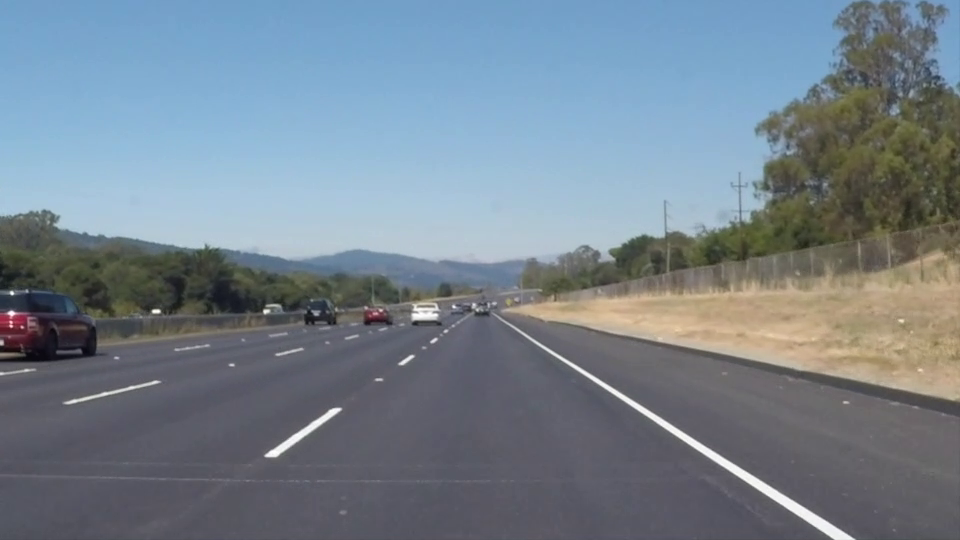
#> input picture frame 22 of visao_computacional/teste_hsl/solidWhiteRight.mp4, 960 x 540 px, given in place of nissan.mp4, which was not available
$ python deteccaoVideoBlobDetector.py   (Python 2 division)   (older library calls are emulated)
#> lines starting #> are read from the running program, lines starting #| are printed output that depends on the picture; after the words box and inside, x2 and y2 are one past the last pixel; in counts of white or black regions, pixels touching at a corner belong together; pictures that were not available may be replaced by others from this repository, and a replacement may not be noted
### visao_computacional/calibracaoDeteccaoDeLinhas/util.py
# encoding: utf-8
import numpy as np
import cv2 as cv
import math
from time import sleep

# [6 lines left out: function ROIporPorcentagem, not called in this run]

class roiObject:
    """recebe a imagem da qual se quer fazer uma roi e as coordenadas dadas em porcentagem e cria um objeto
    """
    # [7 lines left out: function _init_, not called in this run]

    def getRoi(self):
        return self.roi

    # [12 lines left out: functions getAbsCoord, mantemFps, not called in this run]

def nothing(x):
    """função que faz nada para passar para os sliders com ação automática"""
    pass

# [25 lines left out: functions distanciaEntrePontos, anguloDoRetangulo, escreveTexto, not called in this run]

def desenhaRetangulos(imgOriginal,thresh,contourAreaMin=0,contourAreaMax=20000,anguloMin=0,anguloMax=180):
    """Recebe a imagem original e uma imagem binarizada. Na imagem binarizada são encontrados retângulos, que são desenhados na imagem original, caso se encontrem nos limites dados pelos argumentos
    """
    img = imgOriginal.copy()

    #lida com problemas de versao
    try:
        _, contours, _ = cv.findContours(thresh,cv.RETR_EXTERNAL,cv.CHAIN_APPROX_SIMPLE)
    except:
        contours, _ = cv.findContours(thresh,cv.RETR_EXTERNAL,cv.CHAIN_APPROX_SIMPLE)


    cor = (0,0,255)#cor do retangulo que encompassa semaforo

    #para cada contorno detectado encontra um bounding box
    for contour in contours:
        areaContour = cv.contourArea(contour)

        if areaContour<contourAreaMin or areaContour>contourAreaMax:
            continue #vai para próximo item do loop for sem desenhar o retangulo

        retangulo = cv.minAreaRect(contour)
        coordY = (int)(retangulo[0][0])
        coordX = (int)(retangulo[0][1])
        angulo = anguloDoRetangulo(retangulo)

        if angulo<anguloMin or angulo>anguloMax:
            continue #vai para próximo item do loop for sem desenhar o retangulo
        escreveTexto(img,(str)(angulo),(coordY,coordX))

        #lida com problemas de versao
        try:
            caixa = cv.boxPoints(retangulo)
        except:
            caixa = cv.cv.BoxPoints(retangulo)

        caixa = np.int0(caixa)
        cv.drawContours(img,[caixa],0,cor,3)

    return img

# [12 lines left out: function calculaMatrizBEV, not called in this run]


def criaERedimensionaJanelas(nomeJanela,dimensoes):
    cv.namedWindow(nomeJanela,cv.WINDOW_NORMAL)
    cv.resizeWindow(nomeJanela, dimensoes)

#funções abaixo só são realizadas se o tamanho do kernel não for -1, apenas para calibração
def blur(img,kernelSize):
    if kernelSize == -1:
        return img
    else:
        return cv.GaussianBlur(img,(kernelSize,kernelSize),0)

def opening(img,kernelSize):
    if kernelSize == -1:
        return img
    else:
        kernel = np.ones((kernelSize,kernelSize),np.uint8)
        return cv.morphologyEx(img, cv.MORPH_OPEN, kernel)

# [34 lines left out: functions sobelXY, imagemVazia, desenhaHoughLines, not called in this run]

def filtragemBlobParametros(faixaMinPixels,faixaMaxPixels,faixaMinInertia,faixaMaxInertia):
    parametros = cv.SimpleBlobDetector_Params()

    parametros.minThreshold = 10
    parametros.minThreshold = 200

    parametros.filterByArea = True
    parametros.minArea = faixaMinPixels
    parametros.maxArea = faixaMaxPixels

    #taxa de inercia baixo => objeto alongado ; taxa de inercia alto => objeto arredondado
    parametros.filterByInertia = True
    parametros.minInertiaRatio = faixaMinInertia
    parametros.maxInertiaRatio = faixaMaxInertia

    parametros.filterByConvexity = False
    parametros.filterByCircularity = False

    return parametros

### visao_computacional/calibracaoDeteccaoDeLinhas/deteccaoVideoBlobDetector.py
# encoding: utf-8
import numpy as np
import cv2 as cv
from util import *
from time import clock

"""
Código para calibração do detector de linhas da pista por blob detector.

Ao executar, mova as janelas porque elas começam em cima uma das outras

O blob detector separa regiões de pixels por algumas propriedades, esclohendo valores de mínimo e máximo para estas. Foram usados área e inércia.

A inércia se refere ao quão alongado um objeto é. Valores baixos são objetos mais alongados e os altos são objetos mais arredondados. Com isso já dá para separar um pouco o que é uma faixa e o que é brilho do sol
"""


numeroDeSets = 3
numeroDeImagens = 21
path = './videos/'
video = 'nissan.mp4'


#cria janela para parâmetros
wnd = 'Parametros'
cv.namedWindow(wnd)

#cria um slider para cada parâmetro


thValueBar = 'valor Threshold'
cv.createTrackbar(thValueBar, wnd,199,255,nothing)

blurKernelBar = 'tamanho do kernel para blur(2k-1)'
cv.createTrackbar(blurKernelBar, wnd,0,10,nothing)
#> slider 'tamanho do kernel para blur(2k' is set to 3

openingKernelBar = 'tamanho do kernel para opening(2k-1)'
cv.createTrackbar(openingKernelBar, wnd,0,10,nothing)
#> slider 'tamanho do kernel para opening' is set to 3

faixaMinAreaBar = 'Area minima'
cv.createTrackbar(faixaMinAreaBar, wnd,56,10000,nothing)

faixaMaxAreaBar = 'Area maxima'
cv.createTrackbar(faixaMaxAreaBar, wnd,1771,10000,nothing)

faixaMinInertiaBar = 'Inercia minima(%)'
cv.createTrackbar(faixaMinInertiaBar, wnd,0,100,nothing)
#> slider 'Inercia minima(%)' is set to 20

faixaMaxInertiaBar = 'Inercia maxima(%)'
cv.createTrackbar(faixaMaxInertiaBar, wnd,23,100,nothing)

rectMinBar = 'Area minima do retangulo'
cv.createTrackbar(rectMinBar, wnd,80,5000,nothing)

rectMaxBar = 'Area maxima do retangulo'
cv.createTrackbar(rectMaxBar, wnd,2000,5000,nothing)

anguloMinBar = 'Angulo minimo'
cv.createTrackbar(anguloMinBar, wnd,0,180,nothing)
#> slider 'Angulo minimo' is set to 36

anguloMaxBar = 'Angulo maximo'
cv.createTrackbar(anguloMaxBar, wnd,180,180,nothing)

#nomes das janelas
#originalWnd = 'Original'
predetectWnd = 'Binarizada'
blobWnd = 'Blob Detector'
#harrisWnd = 'Harris Detection'
imgLimpaWnd = 'Imagem limpa'
retanguloWnd = 'Retangulos'

#cria e muda tamanho das janelas
dimensoes = (600,400)
#criaERedimensionaJanelas(originalWnd,dimensoes)
criaERedimensionaJanelas(predetectWnd,dimensoes)
criaERedimensionaJanelas(blobWnd,dimensoes)
#criaERedimensionaJanelas(harrisWnd,dimensoes)
criaERedimensionaJanelas(retanguloWnd,dimensoes)
criaERedimensionaJanelas(imgLimpaWnd,dimensoes)


tempoAtual = clock()

saiDoLoop = False


while(True):
    cap = cv.VideoCapture(path+video)

    if saiDoLoop:
        break
    while(True):

        #lê parâmetros dos sliders
        thValue = cv.getTrackbarPos(thValueBar, wnd)
        blurKernelSize = 2*cv.getTrackbarPos(blurKernelBar, wnd) - 1
        openingKernelSize = 2*cv.getTrackbarPos(openingKernelBar, wnd) - 1

        faixaMinPixels = cv.getTrackbarPos(faixaMinAreaBar, wnd)
        faixaMaxPixels = cv.getTrackbarPos(faixaMaxAreaBar, wnd)
        faixaMinInertia = 1.0*cv.getTrackbarPos(faixaMinInertiaBar, wnd)/100
        faixaMaxInertia = 1.0*cv.getTrackbarPos(faixaMaxInertiaBar, wnd)/100

        rectMin = cv.getTrackbarPos(rectMinBar, wnd)
        rectMax = cv.getTrackbarPos(rectMaxBar, wnd)
        anguloMin = cv.getTrackbarPos(anguloMinBar, wnd)
        anguloMax = cv.getTrackbarPos(anguloMaxBar, wnd)

        _, image = cap.read()#lê imagem
#> image is the input picture: shape (540, 960, 3); mean B, G, R 141.9, 130.7, 117.7

        #reinicia vídeo ao final
        try:
            gray = cv.cvtColor(image, cv.COLOR_BGR2GRAY)#converte para escala de cinza
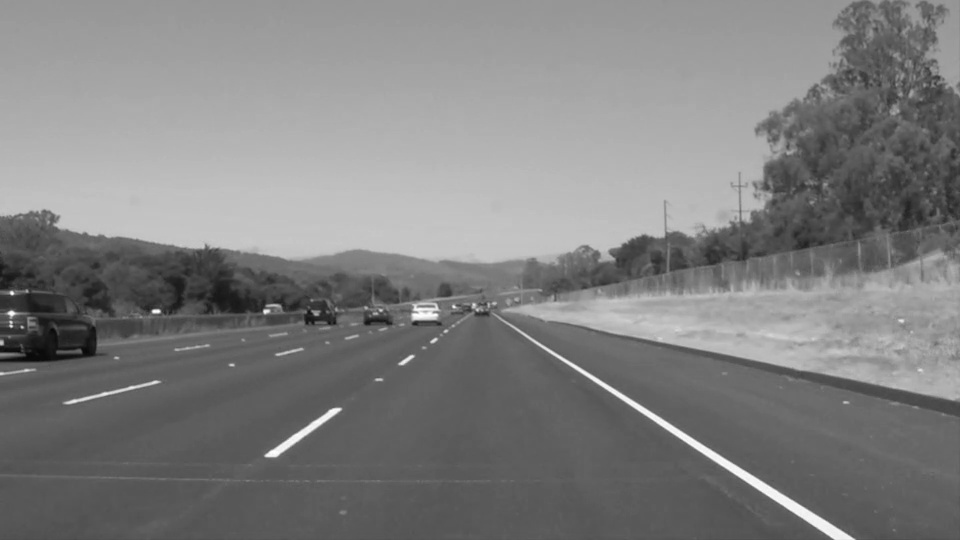
#> gray: shape (540, 960); min 6, max 255, mean 128
        except:

            break

        bl = blur(gray,blurKernelSize)

        ope = opening(bl,openingKernelSize)

        histImg = cv.equalizeHist(ope)
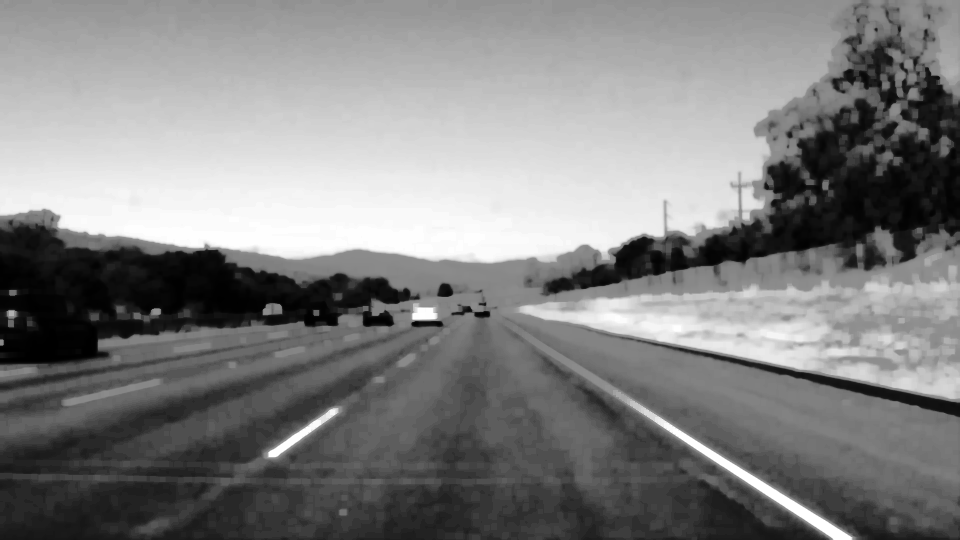
#> histImg: shape (540, 960); min 0, max 255, mean 129.1

        _, thresh = cv.threshold(histImg,thValue,255,cv.THRESH_BINARY)
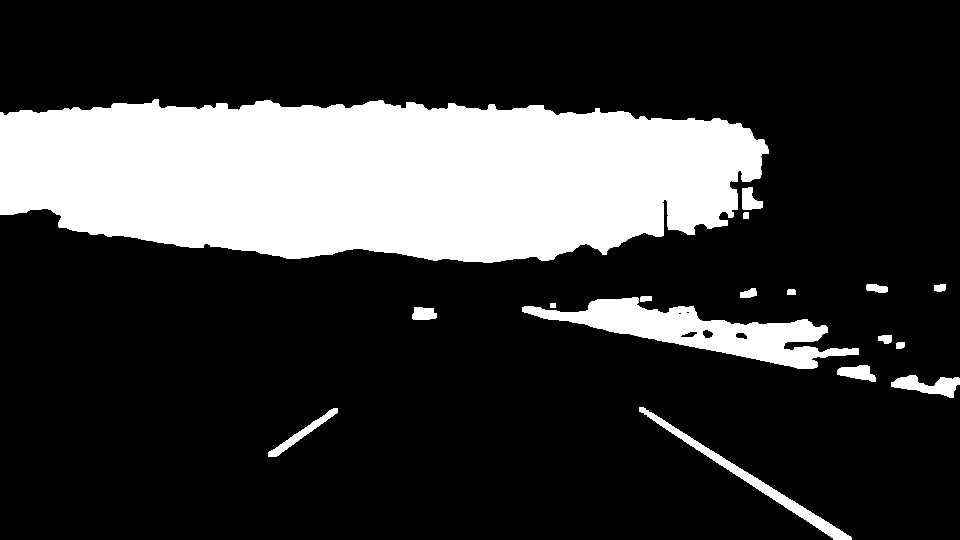
#> thresh: shape (540, 960); 22.2% white; 17 white regions, largest, box (x1, y1, x2, y2) and area: (0, 99, 769, 263) 100960, (522, 297, 859, 369) 8853, (639, 407, 852, 540) 2090

        #cria parâmetros do blob detector
        parametrosBlobDtector = filtragemBlobParametros(faixaMinPixels,faixaMaxPixels,faixaMinInertia,faixaMaxInertia)

        #cria detector com os parâmetros escolhidos
        detector = cv.SimpleBlobDetector_create(parametrosBlobDtector)

        #blob detector detecta regiões escuras então imagem binarizada é invertida
        notThresh = cv.bitwise_not(thresh)

        #realiza detecção som o SimpleBlobDetector
        keypoints = detector.detect(notThresh)
#> keypoints = ()

        #indica os pontos detectados com um círculo vermelho
        original_mais_deteccao = cv.drawKeypoints(image, keypoints, np.array([]), (0,0,255), cv.DRAW_MATCHES_FLAGS_DRAW_RICH_KEYPOINTS)

        #pinta toda região detectada pelo blob detector de cinza
        newThresh = thresh.copy()
        for kp in keypoints:
            y,x = kp.pt
            if thresh[(int)(x),(int)(y)]==255:#evita acidentalmente pintar fora da área desejada
                cv.floodFill(newThresh, None, ((int)(y),(int)(x)), 125)
#> this loop made 0 passes

        #cria uma imagem que contém apenas a região cinza, ou seja, o que foi detectado pelo blob detector
        newThresh = cv.inRange(newThresh,124,126)
#> newThresh: shape (540, 960); every value is 0

        #desenha os retângulos em image com o que foi detectado em newTrhesh, terceiro e quarto argumentos são área mínima e máxima do retângulo. Quinto e sexto argumentos são os ângulos mínimo e máximo do retângulo
        imgRetangulos = desenhaRetangulos(image,newThresh,rectMin,rectMax,anguloMin,anguloMax)
#> in desenhaRetangulos, `_, contours, _ = cv.findContours(thresh,cv.RETR_EXTERNAL,cv.CHAIN_APPR..`: contours = []


        #mostra imagens desejadas
        #cv.imshow(originalWnd,image)
        cv.imshow(predetectWnd,thresh)
        cv.imshow(blobWnd,original_mais_deteccao)
        cv.imshow(retanguloWnd,imgRetangulos)
        cv.imshow(imgLimpaWnd,newThresh)

        if cv.waitKey(1) & 0xFF == ord('q'):#pára código ao apertar 'q'
#> (key q is pressed here)
            saiDoLoop = True
            break

        if cv.waitKey(1) & 0xFF == ord('p'):#pausa código ao apertar 'p', continua com 'c'
            while True:
                if cv.waitKey(1) & 0xFF == ord('c'):
                    break

        ultimoTempo = tempoAtual
        tempoAtual = clock()
        mantemFps(tempoAtual,ultimoTempo)
cv.destroyAllWindows()

$ run again, starting later in the video
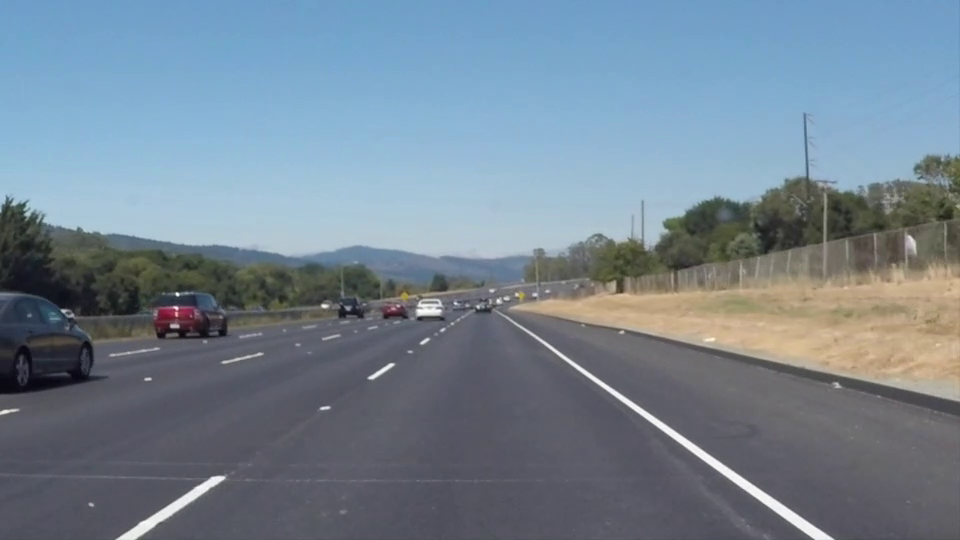
#> input picture frame 99 of visao_computacional/teste_hsl/solidWhiteRight.mp4, 960 x 540 px, given in place of nissan.mp4, which was not available
#> image is the input picture: shape (540, 960, 3); mean B, G, R 146, 132.3, 116.7
#> `histImg = cv.equalizeHist(ope)`:
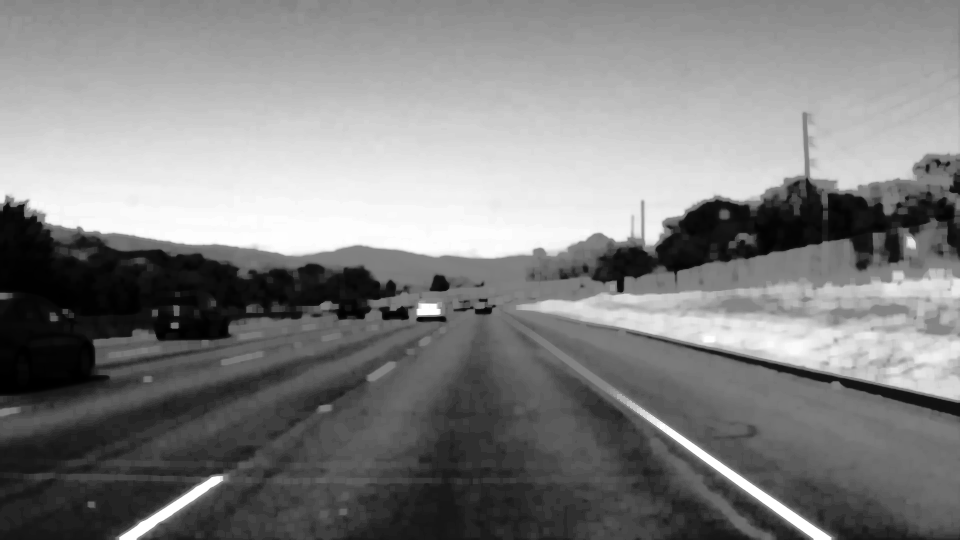
#> histImg: shape (540, 960); min 0, max 255, mean 129
#> `_, thresh = cv.threshold(histImg,thValue,255,cv.THRESH_BINARY)`:
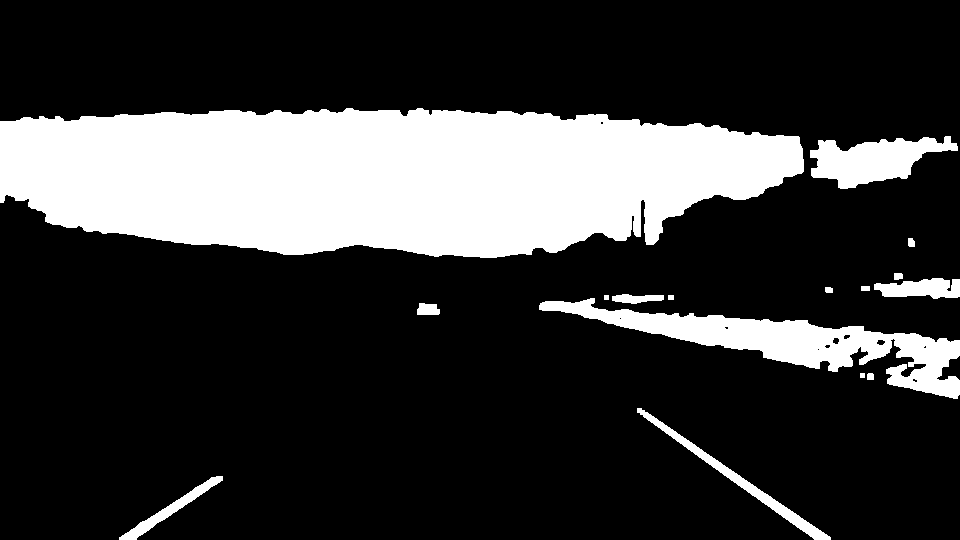
#> thresh: shape (540, 960); 22.4% white; 16 white regions, largest, box (x1, y1, x2, y2) and area: (0, 108, 804, 258) 94190, (539, 298, 960, 399) 12424, (810, 136, 958, 189) 4412
#> keypoints = ()
#> newThresh: shape (540, 960); every value is 0
#> contours = []

$ run again, starting later in the video
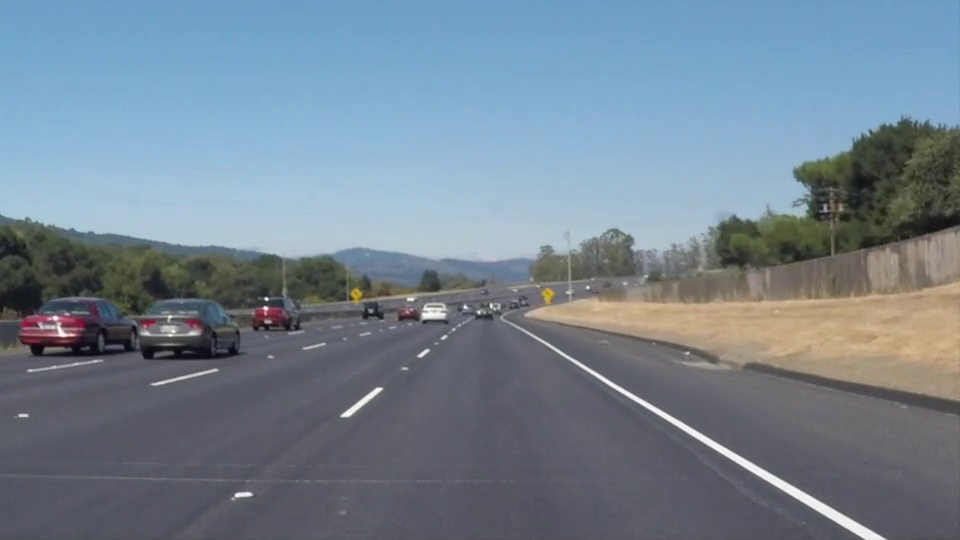
#> input picture frame 176 of visao_computacional/teste_hsl/solidWhiteRight.mp4, 960 x 540 px, given in place of nissan.mp4, which was not available
#> image is the input picture: shape (540, 960, 3); mean B, G, R 145.2, 131.6, 116.5
#> `histImg = cv.equalizeHist(ope)`:
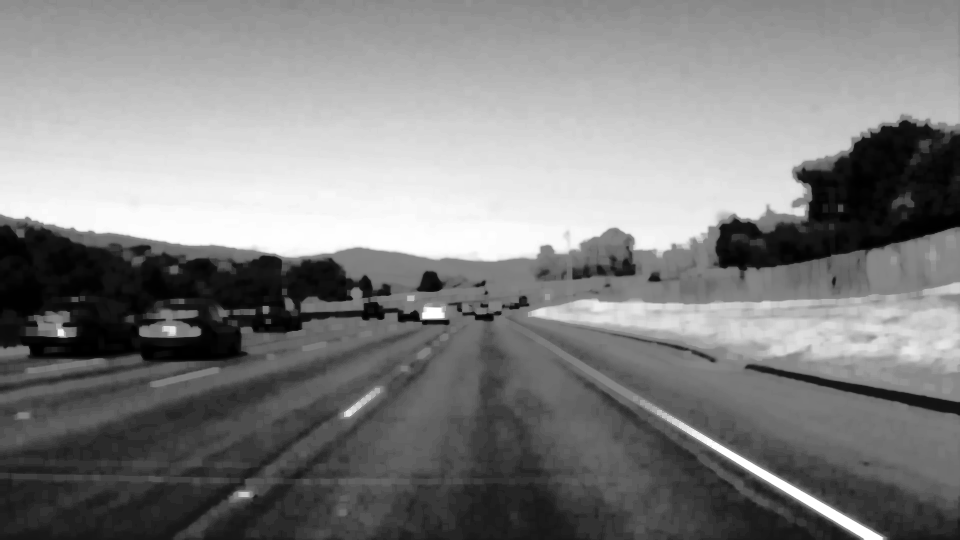
#> histImg: shape (540, 960); min 0, max 255, mean 129.1
#> `_, thresh = cv.threshold(histImg,thValue,255,cv.THRESH_BINARY)`:
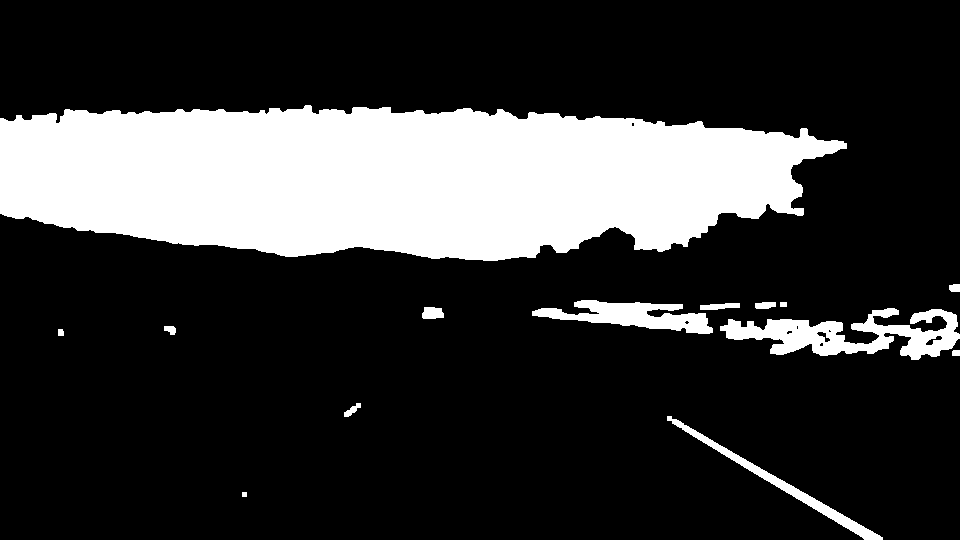
#> thresh: shape (540, 960); 21.8% white; 14 white regions, largest, box (x1, y1, x2, y2) and area: (0, 105, 847, 261) 101270, (720, 308, 960, 360) 5867, (532, 300, 713, 334) 3070
#> keypoints = ()
#> newThresh: shape (540, 960); every value is 0
#> contours = []
